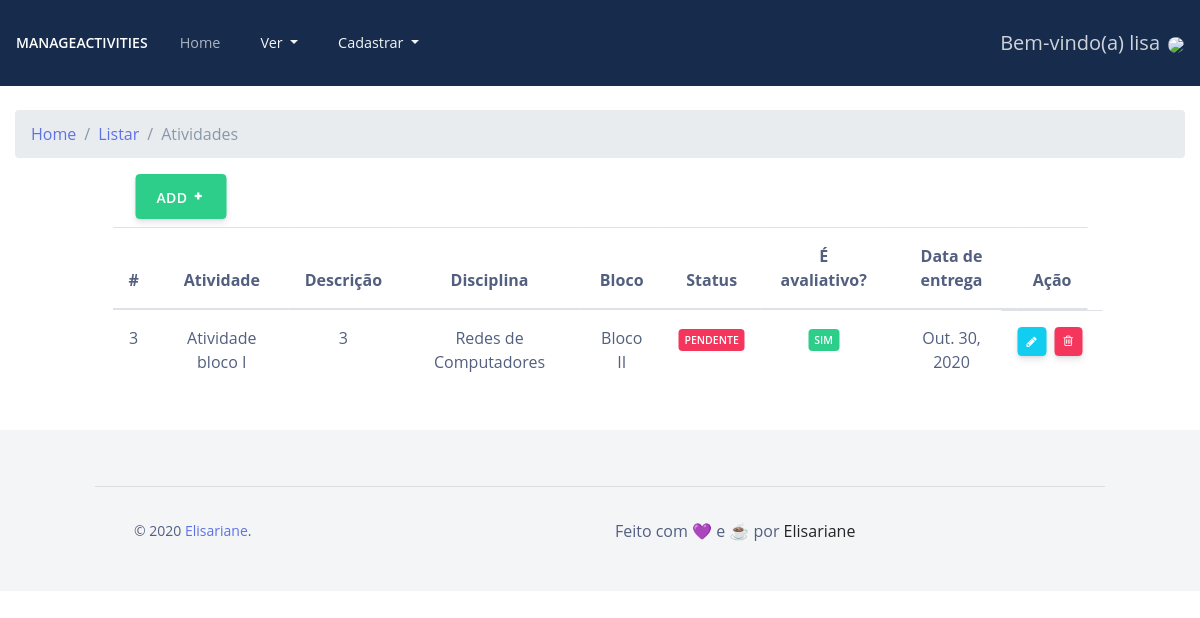
/listar/atividades/ (signed in), run on an earlier commit of the app's database.
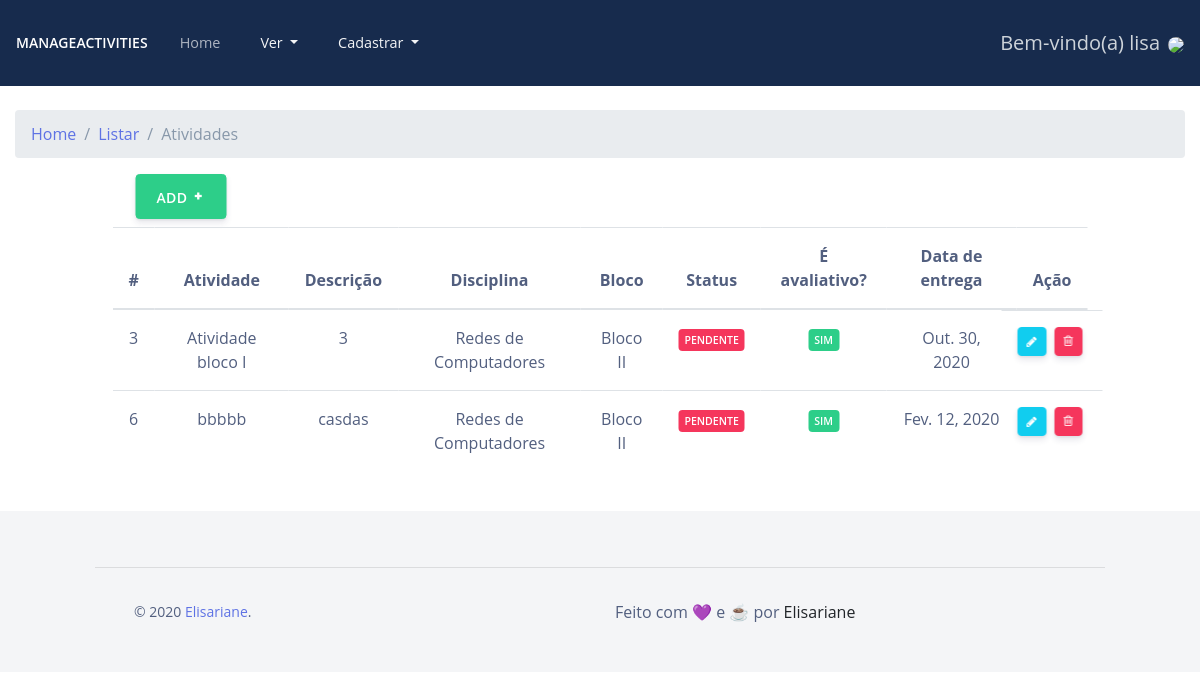
And on a later commit of the database.
### cadastros/models.py (models this page shows, shortened)
class Atividade(models.Model):
    titulo = models.CharField(max_length=150, verbose_name="Título")
    dataEntrega = models.DateField(verbose_name="Data de entrega")
    STATUS_ATIVIDADE = [
        ('PENDENTE', 'Pendente'),
        ('INICIADO', 'Iniciado'),
        ('FINALIZADO', 'Finalizado')
    ]
    status = models.CharField(
        max_length=10, choices=STATUS_ATIVIDADE, default='PENDENTE')
    isAvaliativo = models.BooleanField(verbose_name="É avaliativo?")
    descricao = models.CharField(max_length=180, verbose_name="Descrição")
    disciplina = models.ForeignKey(Disciplina, on_delete=models.CASCADE,
                                   verbose_name="Disciplina")
    bloco_id = models.ForeignKey(Bloco, on_delete=models.CASCADE,
                                 verbose_name="Bloco")
    usuario = models.ForeignKey(User, on_delete=models.PROTECT)

class Disciplina(models.Model):
    nome = models.CharField(max_length=150)
    nomeProfessor = models.CharField(
        max_length=150, verbose_name="Nome do Professor(a)")
    emailProfessor = models.CharField(
        max_length=150, verbose_name="E-mail do Professor(a)")
    usuario = models.ForeignKey(User, on_delete=models.PROTECT)

class Bloco(models.Model):
    titulo = models.CharField(max_length=150, verbose_name="Título")
    dataInicio = models.DateField(verbose_name="Data de ínicio")
    dataFinal = models.DateField(verbose_name="Data final")
    usuario = models.ForeignKey(User, on_delete=models.PROTECT)

### cadastros/views.py (the view)
# urls.py: path('listar/atividades/', AtividadeList.as_view(),
class AtividadeList(LoginRequiredMixin, ListView):
    login_url = reverse_lazy('login')
    model = Atividade
    template_name = 'cadastros/listas/atividades.html'
    def get_queryset(self):
        self.object_list = Atividade.objects.filter(usuario=self.request.user)
        return self.object_list

### cadastros/templates/cadastros/listas/atividades.html (shortened to what this page needs)
{% extends 'modelo.html' %} {% load static %}
{% block breadcrumb %}
    <div class="col-12 mt-4">
      <nav aria-label="breadcrumb" role="navigation">
        <ol class="breadcrumb">
          <li class="breadcrumb-item"><a href={% url 'inicio' %}>Home</a></li>
          <li class="breadcrumb-item"><a href="#">Listar</a></li>
          <li class="breadcrumb-item active" aria-current="page">Atividades</li>
        </ol>
      </nav>
    </div>
{% endblock %}
{% block conteudo %}
<div class="container-fluid">
  <div class="col-10 center m-2">
    <a href="{% url 'cadastrar-atividade' %}" type="button" rel="tooltip" class="btn btn-success btn-icon btn-simple" style=" color: white" data-original-title="" title="">
      ADD <i class="ni ni-fat-add pt-1"></i>
    </a>
  </div>
  <table class="table col-10 center " id="tabela-listar">
    <thead>
        <tr class="text-center">
            <th class="text-center">#</th>
            <th>Atividade</th>
            <th>Descrição</th>
            <th>Disciplina</th>
            <th>Bloco</th>
            <th>Status</th>
            <th class="text-center">É avaliativo?</th>
            <th>Data de entrega</th>
            <th>Ação</th>
        </tr>
    </thead>
    <tbody>
      {% for atividade in object_list %}
        <tr class="text-center">
            <td >{{atividade.pk}}</td>
            <td>{{atividade.titulo}}</td>
            <td>{{atividade.descricao}}</td>
            <td>{{atividade.disciplina.nome}}</td>
            <td>{{atividade.bloco_id.titulo}}</td>
            {% if atividade.status == 'INICIADO' %}
            <td ><span class="badge badge-warning">Iniciado</span></td>
            {% elif atividade.status == 'FINALIZADO' %}
            <td ><span class="badge badge-success">Finalizado</span></td>
            {% else %}
            <td ><span class="badge badge-danger">Pendente</span></td>
            {% endif %}
            {% if atividade.isAvaliativo == 1 %}
            <td ><span class="badge badge-success">Sim</span></td>
            {% else %}
            <td ><span class="badge badge-danger">Não</span></td>
            {% endif %}
            <td>{{atividade.dataEntrega}}</td>
            <td class="row ">
              <a href="{% url 'editar-atividade' atividade.pk %}" type="button" rel="tooltip" style=" color: white" class="btn btn-info btn-icon btn-sm " data-original-title="" title="">
                <i class="fa fa-pencil pt-1 " aria-hidden="true"></i>
              </a>
              <a href="{% url 'excluir-atividade' atividade.pk %}" type="button" rel="tooltip" style=" color: white" class="btn btn-danger btn-icon btn-sm " data-original-title="" title="">
                <i class="fa fa-trash-o" aria-hidden="true"></i>                </a>
            </td>
        </tr>
    {% empty %}
    <tr>
        <td colspan="9" class="text-center">Nenhuma atividade foi cadastrada!</td>
    </tr>
    {% endfor %}
    </tbody>
</table>
</div>
{% endblock %}

What changed in the data, as far as the page shows it:
added Atividade: pk "6", titulo "bbbbb", descricao "casdas", disciplina.nome "Redes de Computadores", bloco_id.titulo "Bloco II", status "PENDENTE", isAvaliativo "SIM", dataEntrega "Fev. 12, 2020"
